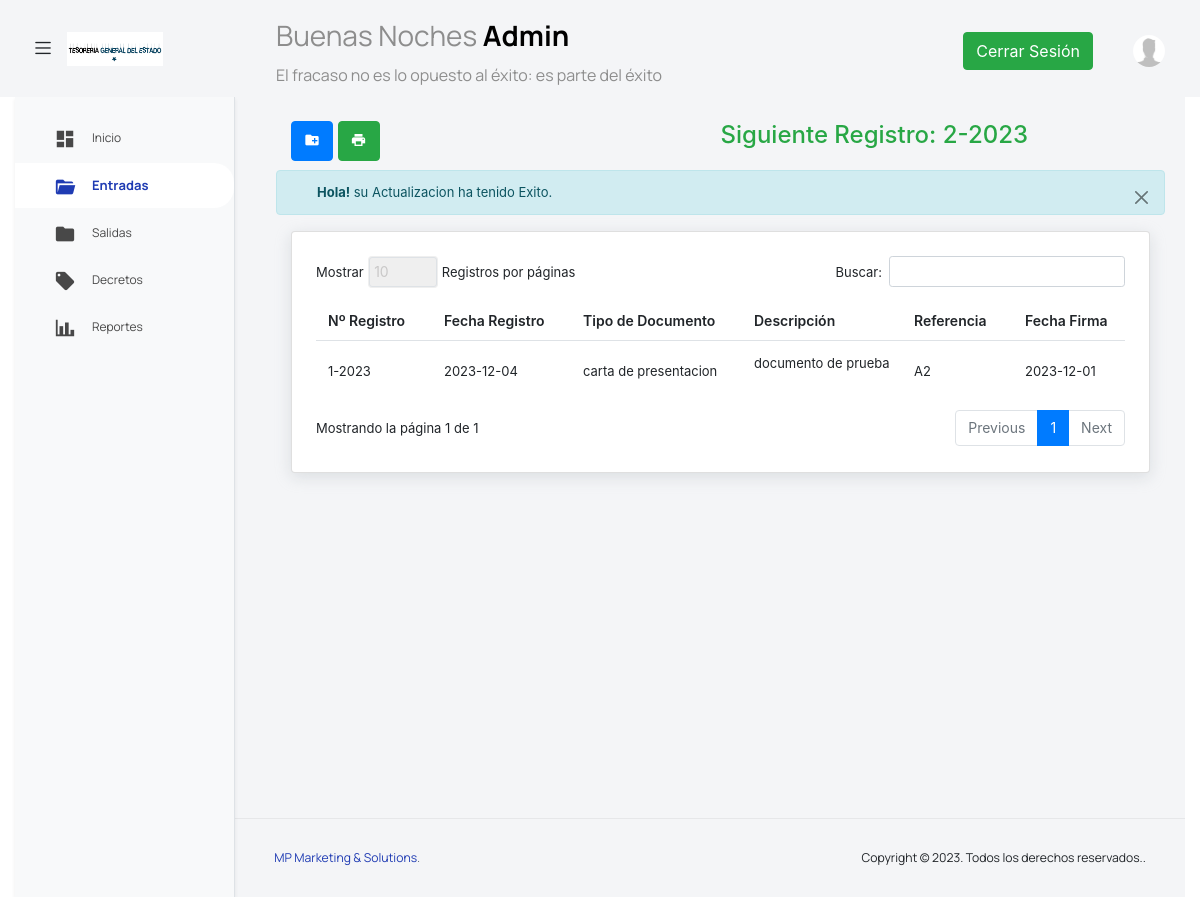
The app's page /users/entradas.php?mensaje=actualizado (signed in) with its own data.
### tables this page shows
CREATE TABLE `entradas` (
  `Id` int(10) NOT NULL,
  `NumRegistro` varchar(8) DEFAULT NULL,
  `FechaRegistro` date DEFAULT NULL,
  `TipoDoc` varchar(50) DEFAULT NULL,
  `Archivo` varchar(15) DEFAULT NULL,
  `Descripcion` text DEFAULT NULL,
  `PalabrasClaves` text DEFAULT NULL,
  `FechaFirma` date DEFAULT NULL,
  `Importe` varchar(20) DEFAULT NULL,
  `Referencia` int(5) DEFAULT NULL,
  `Usuario` int(3) DEFAULT NULL
);

CREATE TABLE `referencias` (
  `Id` int(5) NOT NULL,
  `Nombre` varchar(100) DEFAULT NULL,
  `Codigo` varchar(10) DEFAULT NULL
);

### componentes/tabla_entrada.php (the view, shortened to what this page needs)
<?php
$sql_numero="SELECT * FROM entradas ORDER BY id DESC LIMIT 1";
$sql_resultado= mysqli_query($conn, $sql_numero);
$fila_numero= mysqli_fetch_assoc($sql_resultado);
$numero_instituciones= mysqli_num_rows($sql_resultado);
if($numero_instituciones==0){
    $fech=date("Y");
    echo $fech;
   $ultimo_registro1= 1;
   $ultimo_registro="-".$fech;
}else{
$ultimo_registro= substr($fila_numero['NumRegistro'],0,1);
$ultimo_registro1= $ultimo_registro +1;
$ultimo_registro= substr($fila_numero['NumRegistro'],1,6);
}
?>
<div class="row">
    <div class="col-lg-6 mb-2">
        <a href="../users/nuevaEntrada.php" class="btn btn-primary"><i class="mdi mdi-folder-plus"></i></a>
        <a href="../fpdf/entradas.php" target="__blanck" class="btn btn-success"><i class="mdi mdi-printer"></i></a>
    </div>
    <div class="col-lg-6 mb-2">
                <h4 class="card-title text-success">Siguiente Registro: <?php  echo $ultimo_registro1 . $ultimo_registro;   ?></h4>
    </div>
</div>
<?php
if (isset($_GET['mensaje']) and $_GET['mensaje'] == 'actualizado') {
?>
    <div class="alert alert-info alert-dismissible fade show" role="alert">
        <strong> Hola!</strong> su Actualizacion ha tenido Exito.
        <button type="button" class="btn-close" data-bs-dismiss="alert" aria-label="Close"></button>
    </div>
<?php
}
?>
<div class="col-lg-12 grid-margin stretch-card">
    <div class="card">
        <div class="card-body">
            <div class="table-responsive">
                <table id="myTable" class="table table-hover">
                    <thead>
                        <tr>
                            <th>Nº Registro</th>
                            <th>Fecha Registro</th>
                            <th>Tipo de Documento</th>
                            <th>Descripción</th>
                            <th>Referencia</th>
                            <th>Fecha Firma</th>
                        </tr>
                    </thead>
                    <tbody>
                        <?php while ($row_entradas = $entradas->fetch_assoc()) {  ?>
                            <tr>
                                <td> <?= $row_entradas['NumRegistro']; ?></td>
                                <td> <?= $row_entradas['FechaRegistro']; ?></td>
                                <td> <?= $row_entradas['TipoDoc']; ?></td>
                                <td> <?= $row_entradas['Descripcion']; ?></td>
                                <?php
                                $procedencia = $row_entradas['Referencia'];
                                $buscarProcedencia = "SELECT * FROM referencias WHERE Id = '$procedencia'";
                                $Resultprocedencia = $conn->query($buscarProcedencia);
                                while ($filasEntradas = $Resultprocedencia->fetch_assoc()) {
                                ?>
                                    <td> <?= $filasEntradas['Codigo']; ?></td>
                                <?php  } ?>
                                <td> <?= $row_entradas['FechaFirma']; ?></td>
                            </tr>
                        <?php } ?>
                    </tbody>
                </table>
            </div>
        </div>
    </div>
</div>

### componentes/head.php (style rules this page uses)
.table th, .table td { vertical-align: middle; }
.table th { font-weight: 600; }

### records on screen
entradas: NumRegistro "2", NumRegistro "-2023", NumRegistro "1-2023", FechaRegistro "2023-12-04", TipoDoc "carta de presentacion", Descripcion "documento de prueba", FechaFirma "2023-12-01"
referencias: Codigo "A2"

### other values on screen
$saludo "Buenas Noches"
$usuario "Admin"
